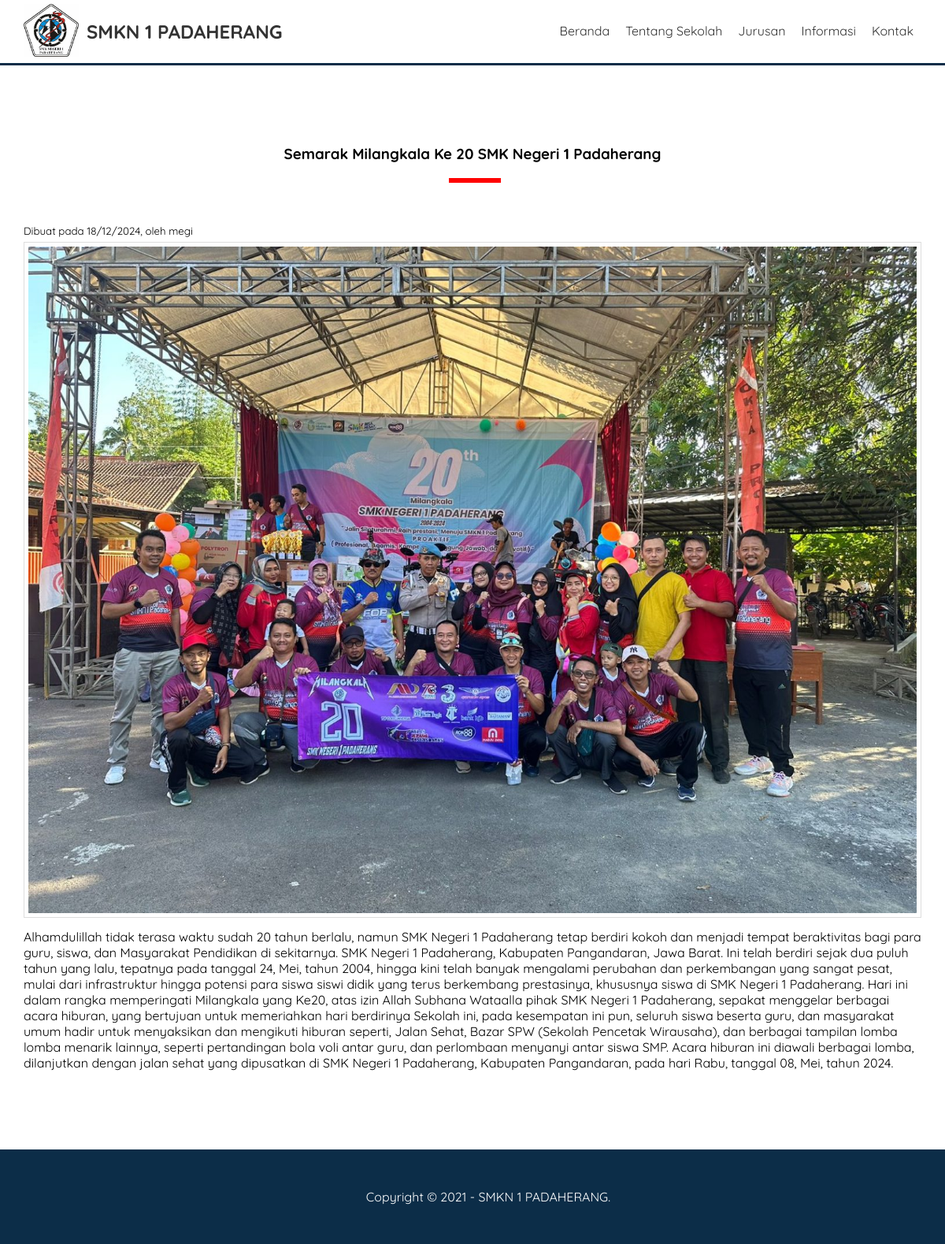
The page /detail-informasi.php?id=7 on the database its author committed.
### tables this page shows
CREATE TABLE `pengaturan` (
  `id` int NOT NULL,
  `nama` varchar(50) NOT NULL,
  `email` varchar(50) NOT NULL,
  `telepon` varchar(20) NOT NULL,
  `alamat` text NOT NULL,
  `logo` varchar(50) NOT NULL,
  `favicon` varchar(50) NOT NULL,
  `tentang_sekolah` text NOT NULL,
  `foto_sekolah` varchar(50) NOT NULL,
  `google_maps` text NOT NULL,
  `nama_kepsek` varchar(50) NOT NULL,
  `foto_kepsek` varchar(50) NOT NULL,
  `sambutan_kepsek` text NOT NULL,
  `created_at` timestamp NOT NULL DEFAULT CURRENT_TIMESTAMP,
  `updated_at` datetime DEFAULT NULL
);

CREATE TABLE `informasi` (
  `id` int NOT NULL,
  `judul` varchar(255) NOT NULL,
  `keterangan` text NOT NULL,
  `gambar` varchar(50) NOT NULL,
  `created_at` timestamp NOT NULL DEFAULT CURRENT_TIMESTAMP,
  `updated_at` datetime DEFAULT NULL,
  `created_by` int NOT NULL
);

CREATE TABLE `pengguna` (
  `id` int NOT NULL,
  `nama` varchar(30) NOT NULL,
  `username` varchar(30) NOT NULL,
  `password` varchar(50) NOT NULL,
  `level` enum('Super Admin','Admin') NOT NULL,
  `created_at` timestamp NOT NULL DEFAULT CURRENT_TIMESTAMP,
  `updated_at` datetime DEFAULT NULL
);

### detail-informasi.php (the view, shortened to what this page needs)
<?php include 'header.php'; ?>
<div class="section">
	<div class="container">
		<?php
			$informasi 	= mysqli_query($conn, "SELECT * FROM informasi LEFT JOIN pengguna ON pengguna.id = informasi.created_by WHERE informasi.id = '".$_GET['id']."' ");
			$p 			= mysqli_fetch_object($informasi);
		?>
		<h3 class="text-center"><?= $p->judul ?></h3>
		<small>Dibuat pada <?= date('d/m/Y', strtotime($p->created_at)) ?>, oleh <?= $p->nama ?></small>
		<img src="uploads/informasi/<?= $p->gambar ?>" width="100%" class="image" style="margin-top:5px">
		<?= $p->keterangan ?>
	</div>
</div>
<?php include 'footer.php'; ?>

### header.php (shortened to what this page needs)
<?php
	include 'koneksi.php';
	$identitas = mysqli_query($conn, "SELECT * FROM pengaturan ORDER BY id DESC LIMIT 1");
	$d = mysqli_fetch_object($identitas);
?>
<!DOCTYPE html>
<html>
<head>
	<link rel="stylesheet" type="text/css" href="assets/css/style.css">
</head>
<body>
	<div class="header">
		<div class="container">
			<div class="header-logo">
				<img src="uploads/identitas/<?= $d->logo ?>" width="70">
				<h2><a href="index.php"><?= $d->nama ?></a></h2>
			</div>
			<ul class="header-menu">
				<li><a href="index.php">Beranda</a></li>
				<li><a href="tentang-sekolah.php">Tentang Sekolah</a></li>
				<li><a href="jurusan.php">Jurusan</a></li>
				<li><a href="informasi.php">Informasi</a></li>
				<li><a href="kontak.php">Kontak</a></li>
			</ul>
		</div>
	</div>

### footer.php (shortened to what this page needs)
	<footer>
		<div class="container text-center">
			Copyright &copy; 2021 - <?= $d->nama ?>.
		</div>
	</footer>
</body>
</html>

### assets/css/style.css (style rules this page uses)
* { margin:0; padding:0; font-family: 'Quicksand', sans-serif; box-sizing: border-box; }
a { text-decoration: none; }
.container { width: 1140px; margin:0 auto; }
.container::after { content: ""; display: block; clear: both; }
.text-center { text-align: center !important; }
.image { border:1px solid #ddd; padding:5px; }
.header { border-bottom:3px solid #0C2D48; }
.header a { color: #333; }
.header-logo { float: left; line-height: 70px; padding:5px 0; }
.header-logo img { float: left; margin-right: 10px; }
.header-logo h2 { float: left; }
.header-menu { float: right; }
.header-menu li { float: left; list-style: none; padding:29px 10px; }
.section { padding:100px 0; }
.section h3 { padding-bottom: 25px; margin-bottom: 50px; position: relative; }
.section h3::after { content: ""; display: block; width:60px; border:3px solid red; position: absolute; bottom: 0; left: calc(50% - 30px); }
.section img { margin-bottom: 10px; }
footer { padding:50px; background-color: #0C2D48; color: #fff; }

### rows shown on the page
pengaturan: logo (picture), nama "SMKN 1 PADAHERANG"
informasi: judul "Semarak Milangkala Ke 20 SMK Negeri 1 Padaherang", pengguna.created_at "18/12/2024", pengguna.nama "megi", gambar (picture), keterangan "Alhamdulillah tidak terasa waktu sudah 20 tahun berlalu, namun SMK Negeri 1 Padaherang tetap berdiri kokoh dan menjadi tempat beraktivitas bagi para guru, siswa, dan Masyarakat Pendidikan di sekitarnya. SMK Negeri 1 Padaherang, Kabupaten Pangandaran, Jawa Barat. Ini telah berdiri sejak dua puluh tahun yang lalu, tepatnya pada tanggal 24, Mei, tahun 2004, hingga kini telah banyak mengalami perubahan dan perkembangan yang sangat pesat, mulai dari infrastruktur hingga potensi para siswa siswi didik yang terus berkembang prestasinya, khususnya siswa di SMK Negeri 1 Padaherang. Hari ini dalam rangka memperingati Milangkala yang Ke20, atas izin Allah Subhana Wataalla pihak SMK Negeri 1…"
